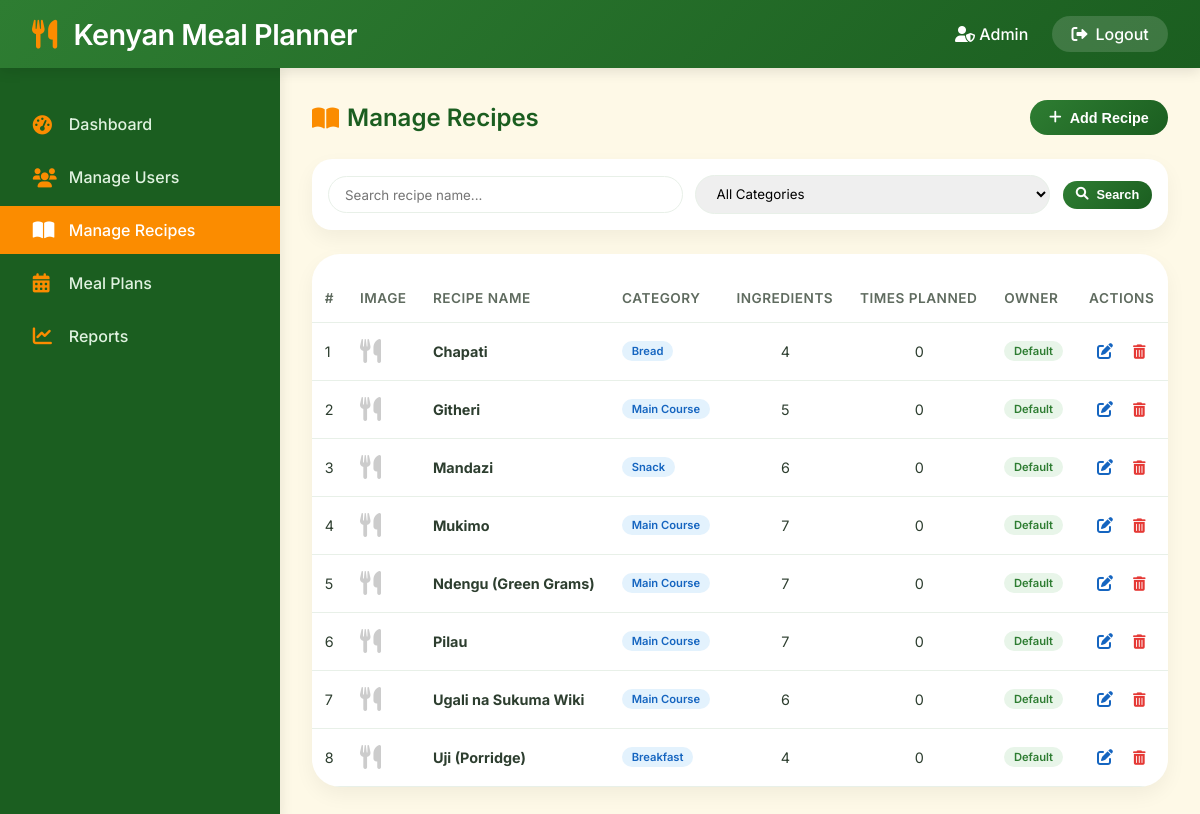
Screenshot of /admin/recipes.php (signed in) with the database file from the repository.
### tables this page shows
CREATE TABLE recipes (
    id INT AUTO_INCREMENT PRIMARY KEY,
    user_id INT,
    name VARCHAR(150) NOT NULL,
    category VARCHAR(100),
    servings INT DEFAULT 1,
    instructions TEXT,
    created_at TIMESTAMP DEFAULT CURRENT_TIMESTAMP,
    FOREIGN KEY (user_id) REFERENCES users(id) ON DELETE SET NULL
);

### public/admin/recipes.php (the view, shortened to what this page needs)
<?php
require_once APP_PATH . '/config/db.php';
$search   = trim($_GET['search'] ?? '');
$where = "WHERE 1=1";
$recipes = $conn->query("
    SELECT r.*,
        IF(r.user_id IS NULL, 'Default', u.name) AS owner,
        (SELECT COUNT(*) FROM ingredients WHERE recipe_id=r.id) AS ing_count,
        (SELECT COUNT(*) FROM meal_plans WHERE recipe_id=r.id) AS plan_count
    FROM recipes r
    LEFT JOIN users u ON u.id = r.user_id
    $where
    ORDER BY r.user_id IS NULL DESC, r.name
");
?>
<!DOCTYPE html>
<html lang="en">
<head>
    <link rel="stylesheet" href="https://cdnjs.cloudflare.com/ajax/libs/font-awesome/6.0.0-beta3/css/all.min.css">
</head>
<body>
<header class="admin-header">
    <h1><i class="fas fa-utensils"></i> Kenyan Meal Planner</h1>
    <div class="header-right">
        <span><i class="fas fa-user-shield"></i> <?= htmlspecialchars($_SESSION['user_name'] ?? 'Admin') ?></span>
        <a class="logout-btn" href="../logout.php"><i class="fas fa-sign-out-alt"></i> Logout</a>
    </div>
</header>
<div class="admin-container">
    <aside class="admin-sidebar">
        <ul>
            <li><a href="dashboard.php"><i class="fas fa-tachometer-alt"></i> Dashboard</a></li>
            <li><a href="users.php"><i class="fas fa-users"></i> Manage Users</a></li>
            <li><a href="recipes.php" class="active"><i class="fas fa-book-open"></i> Manage Recipes</a></li>
            <li><a href="meal_plans.php"><i class="fas fa-calendar-alt"></i> Meal Plans</a></li>
            <li><a href="reports.php"><i class="fas fa-chart-line"></i> Reports</a></li>
        </ul>
    </aside>
    <main class="admin-main">
        <div class="top-bar">
            <h2><i class="fas fa-book-open"></i> Manage Recipes</h2>
            <button class="btn-primary" onclick="openModal('addRecipeModal')"><i class="fas fa-plus"></i> Add Recipe</button>
        </div>
        <div class="search-bar">
            <form method="GET" style="display: contents;">
                <input type="text" name="search" placeholder="Search recipe name..." value="<?= htmlspecialchars($search) ?>">
                <select name="category" onchange="this.form.submit()">
                    <option value="all">All Categories</option>
                </select>
                <button type="submit" class="btn-primary btn-sm"><i class="fas fa-search"></i> Search</button>
            </form>
        </div>
        <div class="card">
            <div class="table-wrap">
                <table>
                    <thead>
                        <tr><th>#</th><th>Image</th><th>Recipe Name</th><th>Category</th><th>Ingredients</th><th>Times Planned</th><th>Owner</th><th>Actions</th></tr>
                    </thead>
                    <tbody>
                        <?php $i = 1; while ($r = $recipes->fetch_assoc()): ?>
                        <tr>
                            <td><?= $i++ ?></td>
                            <td>
                                <?php if (!empty($r['image'])): ?>
                                    <img src="../<?= htmlspecialchars($r['image']) ?>" class="recipe-thumb" alt="recipe image">
                                <?php else: ?>
                                    <i class="fas fa-utensils" style="font-size: 1.5rem; color: #ccc;"></i>
                                <?php endif; ?>
                            </td>
                            <td><strong><?= htmlspecialchars($r['name']) ?></strong></td>
                            <td><span class="badge badge-blue"><?= htmlspecialchars($r['category']) ?></span></td>
                            <td style="text-align:center;"><?= $r['ing_count'] ?></td>
                            <td style="text-align:center;"><?= $r['plan_count'] ?></td>
                            <td><span class="badge <?= $r['owner'] === 'Default' ? 'badge-green' : 'badge-gray' ?>"><?= htmlspecialchars($r['owner']) ?></span></td>
                            <td style="white-space:nowrap;">
                                <button class="btn-icon btn-edit" title="Edit"
                                    data-id="<?= $r['id'] ?>"
                                    data-name="<?= htmlspecialchars($r['name'], ENT_QUOTES) ?>"
                                    data-category="<?= htmlspecialchars($r['category'] ?? '', ENT_QUOTES) ?>"
                                    data-image="<?= htmlspecialchars($r['image'] ?? '', ENT_QUOTES) ?>">
                                    <i class="fas fa-edit" style="color:#1565c0;font-size:1rem;"></i>
                                </button>
                                <a href="recipes.php?delete=<?= $r['id'] ?>" class="btn-icon" title="Delete" onclick="return confirm('Delete this recipe? This cannot be undone.')">
                                    <i class="fas fa-trash-alt" style="color: #e53935;"></i>
                                </a>
                            </td>
                        </tr>
                        <?php endwhile; ?>
                    </tbody>
                </table>
            </div>
        </div>
    </main>
</div>
</body>
</html>

### public/admin/recipes.php (style rules this page uses)
:root { --primary: #2E7D32; --primary-dark: #1B5E20; --accent: #FB8C00; --accent-dark: #E65100; --bg: #FEF9E7; --card: #FFFFFF; --text: #2D3E2F; --text-light: #5F6B5F; --border: #E8F0E8; --shadow-sm: 0 8px 20px rgba(0,0,0,0.05); --shadow-md: 0 12px 28px rgba(0,0,0,0.08); --shadow-hover: 0 20px 35px -8px rgba(46,125,50,0.2); --transition: all 0.25s ease; }
* { margin: 0; padding: 0; box-sizing: border-box; }
body { font-family: 'Inter', sans-serif; background: var(--bg); color: var(--text); display: flex; flex-direction: column; min-height: 100vh; }
.admin-header { background: linear-gradient(135deg, var(--primary) 0%, var(--primary-dark) 100%); color: white; padding: 1rem 2rem; display: flex; justify-content: space-between; align-items: center; flex-wrap: wrap; gap: 1rem; box-shadow: 0 4px 12px rgba(0,0,0,0.1); position: sticky; top: 0; z-index: 1000; }
.admin-header h1 { font-size: 1.8rem; font-weight: 600; letter-spacing: -0.5px; }
.admin-header h1 i { margin-right: 10px; color: var(--accent); }
.header-right { display: flex; align-items: center; gap: 1.5rem; }
.header-right span { font-weight: 500; }
.logout-btn { background: rgba(255,255,255,0.15); color: white; padding: 0.5rem 1.2rem; border-radius: 40px; text-decoration: none; font-weight: 500; transition: var(--transition); display: inline-flex; align-items: center; gap: 8px; }
.admin-container { display: flex; flex: 1; }
.admin-sidebar { width: 280px; background: var(--primary-dark); padding: 2rem 0; box-shadow: 2px 0 12px rgba(0,0,0,0.08); }
.admin-sidebar ul { list-style: none; }
.admin-sidebar li { margin-bottom: 0.25rem; }
.admin-sidebar a { display: flex; align-items: center; gap: 12px; padding: 0.9rem 1.8rem; color: #e0f2e0; text-decoration: none; transition: var(--transition); border-left: 4px solid transparent; font-weight: 500; }
.admin-sidebar a i { width: 24px; font-size: 1.2rem; color: var(--accent); }
.admin-sidebar a:hover, .admin-sidebar a.active { background: rgba(251,140,0,0.2); border-left-color: var(--accent); color: white; }
.admin-sidebar a.active { background: var(--accent); color: white; }
.admin-sidebar a.active i { color: white; }
.admin-main { flex: 1; padding: 2rem; overflow-x: auto; }
.top-bar { display: flex; justify-content: space-between; align-items: center; margin-bottom: 1.5rem; flex-wrap: wrap; gap: 1rem; }
.top-bar h2 { font-size: 1.5rem; font-weight: 600; color: var(--primary-dark); display: flex; align-items: center; gap: 8px; }
.top-bar h2 i { color: var(--accent); }
.btn-primary { background: linear-gradient(135deg, var(--primary), var(--primary-dark)); color: white; border: none; padding: 0.6rem 1.2rem; border-radius: 40px; font-weight: 600; cursor: pointer; transition: var(--transition); display: inline-flex; align-items: center; gap: 8px; font-size: 0.9rem; }
.btn-sm { padding: 0.4rem 0.8rem; font-size: 0.8rem; }
.search-bar { background: var(--card); border-radius: 20px; padding: 1rem; display: flex; gap: 0.8rem; flex-wrap: wrap; align-items: center; margin-bottom: 1.5rem; box-shadow: var(--shadow-sm); }
.search-bar input, .search-bar select { padding: 0.6rem 1rem; border: 1px solid var(--border); border-radius: 40px; font-family: inherit; flex: 1; min-width: 180px; }
.card { background: var(--card); border-radius: 28px; padding: 1.2rem 0 0 0; box-shadow: var(--shadow-sm); overflow-x: auto; }
.table-wrap { overflow-x: auto; }
table { width: 100%; border-collapse: collapse; }
th, td { padding: 1rem 0.8rem; text-align: left; border-bottom: 1px solid var(--border); }
th { color: var(--text-light); font-weight: 600; font-size: 0.85rem; text-transform: uppercase; letter-spacing: 0.5px; }
td { font-size: 0.9rem; }
.badge { padding: 0.2rem 0.6rem; border-radius: 30px; font-size: 0.7rem; font-weight: 600; display: inline-block; }
.badge-green { background: #e8f5e9; color: var(--primary); }
.badge-blue { background: #e3f2fd; color: #1565c0; }
.btn-icon { background: none; border: none; cursor: pointer; margin: 0 4px; padding: 4px; border-radius: 8px; transition: background 0.2s; }

### rows the page displays
recipes: name "Chapati", category "Bread", ing_count "4", plan_count "0", owner "Default"
recipes: name "Githeri", category "Main Course", ing_count "5", plan_count "0", owner "Default"
recipes: name "Mandazi", category "Snack", ing_count "6", plan_count "0", owner "Default"
recipes: name "Mukimo", category "Main Course", ing_count "7", plan_count "0", owner "Default"
recipes: name "Ndengu (Green Grams)", category "Main Course", ing_count "7", plan_count "0", owner "Default"
recipes: name "Pilau", category "Main Course", ing_count "7", plan_count "0", owner "Default"
recipes: name "Ugali na Sukuma Wiki", category "Main Course", ing_count "6", plan_count "0", owner "Default"
recipes: name "Uji (Porridge)", category "Breakfast", ing_count "4", plan_count "0", owner "Default"

### other values shown
$_SESSION['user_name'] "Admin"
